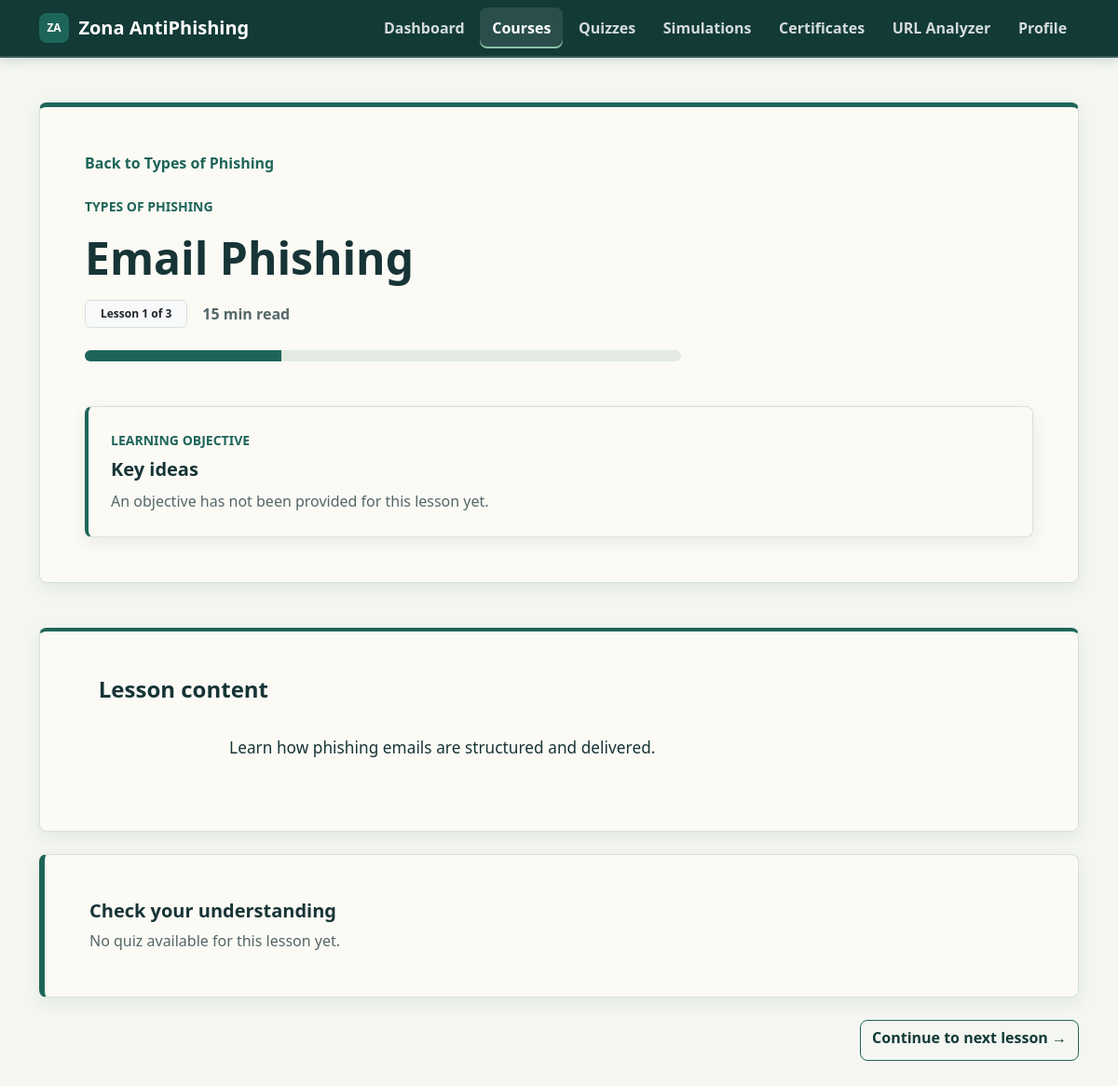
The app's page /?page=lesson&id=4 (signed in) with its own data.
### tables this page shows
CREATE TABLE `courses` (
  `id` int(11) NOT NULL,
  `title` varchar(150) NOT NULL,
  `description` text NOT NULL,
  `level` enum('beginner','intermediate','advanced') NOT NULL DEFAULT 'beginner',
  `status` enum('draft','published') NOT NULL DEFAULT 'draft',
  `created_at` timestamp NOT NULL DEFAULT current_timestamp(),
  `updated_at` timestamp NOT NULL DEFAULT current_timestamp() ON UPDATE current_timestamp()
);

CREATE TABLE `lessons` (
  `id` int(11) NOT NULL,
  `course_id` int(11) NOT NULL,
  `title` varchar(150) NOT NULL,
  `content` longtext NOT NULL,
  `lesson_order` int(11) NOT NULL,
  `estimated_minutes` int(11) NOT NULL,
  `created_at` timestamp NOT NULL DEFAULT current_timestamp(),
  `updated_at` timestamp NOT NULL DEFAULT current_timestamp() ON UPDATE current_timestamp()
);

### app/models/Lesson.php (called while the page is built)
<?php
require_once __DIR__ . '/../../config/database.php';
class Lesson
{
    private PDO $conn;
    public function __construct()
    {
        $database = new Database();
        $this->conn = $database->connect();
    }
    public function getLessonsByCourseId(int $courseId)
    {
        $sql = "SELECT * FROM lessons WHERE course_id = :course_id ORDER BY lesson_order ASC";
        $stmt = $this->conn->prepare($sql);
        $stmt->bindValue(':course_id', $courseId, PDO::PARAM_INT);
        $stmt->execute();
        return $stmt->fetchAll(PDO::FETCH_ASSOC);
    }
    public function getLessonById(int $id)
    {
        $sql = "SELECT * FROM lessons WHERE id = :id LIMIT 1";
        $stmt = $this->conn->prepare($sql);
        $stmt->bindValue(':id', $id, PDO::PARAM_INT);
        $stmt->execute();
        return $stmt->fetch(PDO::FETCH_ASSOC);
    }
}

### config/database.php (called while the page is built)
<?php
class Database
{
    private string $host = "localhost";
    private string $dbName = "zona_antiphishing";
    private string $username = "root";
    private string $password = "";
    public function connect(): PDO
    {
        try {
            $pdo = new PDO(
                "mysql:host={$this->host};dbname={$this->dbName};charset=utf8mb4",
                $this->username,
                $this->password
            );
            $pdo->setAttribute(PDO::ATTR_ERRMODE, PDO::ERRMODE_EXCEPTION);
            return $pdo;
        } catch (PDOException $e) {
            die("Database connection failed: " . $e->getMessage());
        }
    }
}

### app/controllers/LessonController.php (called while the page is built)
<?php
require_once __DIR__ . '/../models/Lesson.php';
class LessonController
{
    private Lesson $lessonModel;
    public function __construct()
    {
        $this->lessonModel = new Lesson();
    }
    public function getLessonsByCourse(int $courseId)
    {
        return $this->lessonModel->getLessonsByCourseId($courseId);
    }
    public function getLesson(int $id)
    {
        return $this->lessonModel->getLessonById($id);
    }
}

### app/controllers/CourseController.php (called while the page is built, shortened)
<?php
require_once __DIR__ . '/../models/Course.php';
class CourseController
{
    private Course $courseModel;
    public function __construct()
    {
        $this->courseModel = new Course();
    }
    public function getCourse(int $id)
    {
        return $this->courseModel->getCourseById($id);
    }
}

### app/models/Course.php (called while the page is built, shortened)
<?php
require_once __DIR__ . '/../../config/database.php';
class Course
{
    private PDO $conn;
    public function __construct()
    {
        $database = new Database();
        $this->conn = $database->connect();
    }
    public function getCourseById(int $id)
    {
        $sql = "SELECT * FROM courses WHERE id = :id LIMIT 1";
        $stmt = $this->conn->prepare($sql);
        $stmt->bindValue(':id', $id, PDO::PARAM_INT);
        $stmt->execute();
        return $stmt->fetch(PDO::FETCH_ASSOC);
    }
}

### app/controllers/QuizController.php (called while the page is built, shortened)
<?php
require_once __DIR__ . '/../models/Quiz.php';
class QuizController
{
    private Quiz $quizModel;
    public function __construct()
    {
        $this->quizModel = new Quiz();
    }
    public function getQuizForLesson(int $lessonId)
    {
        $quiz = $this->quizModel->getQuizByLessonId($lessonId);
        if (!$quiz) {
            return null;
        }
        $questions = $this->quizModel->getQuestionsByQuizId((int) $quiz['id']);
        $quiz['questions'] = $questions;
        return $quiz;
    }
}

### app/models/Quiz.php (called while the page is built, shortened)
<?php
require_once __DIR__ . '/../../config/database.php';
class Quiz
{
    private PDO $conn;
    public function __construct()
    {
        $database = new Database();
        $this->conn = $database->connect();
    }
    public function getQuizByLessonId(int $lessonId)
    {
        $sql = "SELECT * FROM quizzes WHERE lesson_id = :lesson_id ORDER BY id ASC LIMIT 1";
        $stmt = $this->conn->prepare($sql);
        $stmt->bindValue(':lesson_id', $lessonId, PDO::PARAM_INT);
        $stmt->execute();
        return $stmt->fetch(PDO::FETCH_ASSOC);
    }
}

### views/lessons/show.php (the view, shortened to what this page needs)
<?php
$lessonId = filter_var($_GET['id'] ?? null, FILTER_VALIDATE_INT);
require_once __DIR__ . '/../../app/controllers/LessonController.php';
require_once __DIR__ . '/../../app/controllers/CourseController.php';
require_once __DIR__ . '/../../app/controllers/QuizController.php';
$lessonController = new LessonController();
$lesson = $lessonController->getLesson($lessonId);
$courseId = (int) ($lesson['course_id'] ?? 0);
$courseController = new CourseController();
$course = $courseController->getCourse($courseId);
$lessons = $lessonController->getLessonsByCourse($courseId);
$lessons = is_array($lessons) ? $lessons : [];
usort($lessons, static function (array $first, array $second): int {
    $orderComparison = (int) ($first['lesson_order'] ?? 0) <=> (int) ($second['lesson_order'] ?? 0);
    return $orderComparison !== 0
        ? $orderComparison
        : ((int) ($first['id'] ?? 0) <=> (int) ($second['id'] ?? 0));
});
$lessonPosition = null;
foreach ($lessons as $index => $courseLesson) {
    if ((int) ($courseLesson['id'] ?? 0) === (int) $lessonId) {
        $lessonPosition = $index;
        break;
    }
}
$nextLesson = $lessons[$lessonPosition + 1] ?? null;
$quizController = new QuizController();
$quiz = $quizController->getQuizForLesson($lessonId);
$estimatedMinutes = max(0, (int) ($lesson['estimated_minutes'] ?? 0));
$lessonContent = trim((string) ($lesson['content'] ?? ''));
$lessonSections = [];
$summary = trim((string) ($lesson['summary'] ?? ''));
?>
<header class="learning-sequence-header p-4 p-lg-5 mb-4 mb-lg-5">
    <a class="link-primary text-decoration-none fw-semibold" href="?page=course&amp;id=<?= $courseId; ?>">
        Back to <?= htmlspecialchars((string) ($course['title'] ?? 'course'), ENT_QUOTES, 'UTF-8'); ?>
    </a>
    <div class="mt-4">
        <p class="small fw-bold text-primary text-uppercase mb-3 learning-course-name">
            <?= htmlspecialchars((string) ($course['title'] ?? 'Course'), ENT_QUOTES, 'UTF-8'); ?>
        </p>
        <h1 class="display-5 fw-bold mb-3 learning-lesson-title">
            <?= htmlspecialchars((string) ($lesson['title'] ?? 'Untitled lesson'), ENT_QUOTES, 'UTF-8'); ?>
        </h1>
        <div class="d-flex flex-wrap align-items-center gap-3 text-body-secondary">
            <span class="badge text-bg-light border text-dark px-3 py-2">
                Lesson <?= $lessonPosition + 1; ?> of <?= count($lessons); ?>
            </span>
            <span class="learning-reading-time" aria-label="Estimated reading time">
                <?= $estimatedMinutes > 0 ? $estimatedMinutes . ' min read' : 'Reading time not set'; ?>
            </span>
        </div>
        <div class="learning-sequence-progress mt-4" aria-label="Position in course">
            <div class="progress" role="progressbar" aria-label="Course sequence position"
                aria-valuenow="<?= $lessonPosition + 1; ?>" aria-valuemin="1" aria-valuemax="<?= count($lessons); ?>">
                <div class="progress-bar"
                    style="width: <?= (int) round((($lessonPosition + 1) / max(1, count($lessons))) * 100); ?>%"></div>
            </div>
        </div>
        <section class="lesson-objective mt-4 mt-lg-5 p-3 p-lg-4"
            aria-labelledby="lesson-summary-title">
            <p class="small fw-bold text-primary text-uppercase mb-2">Learning objective</p>
            <h2 id="lesson-summary-title" class="h5 fw-bold mb-2">Key ideas</h2>
            <?php if ($summary !== ''): ?>
                <p class="mb-0"><?= nl2br(htmlspecialchars($summary, ENT_QUOTES, 'UTF-8')); ?></p>
            <?php else: ?>
                <p class="mb-0 text-body-secondary">An objective has not been provided for this lesson yet.</p>
            <?php endif; ?>
        </section>
    </div>
</header>
<article class="card dashboard-stat lesson-content-card shadow-sm mb-4" aria-labelledby="lesson-content-title">
    <div class="card-body p-4 p-lg-5">
        <h2 id="lesson-content-title" class="h4 fw-bold mb-4">Lesson content</h2>
        <?php if ($lessonContent === ''): ?>
            <p class="text-body-secondary mb-0">Lesson content is not available yet.</p>
        <?php elseif ($lessonSections === []): ?>
            <div class="lesson-content">
                <?php foreach (preg_split('/(?:\r\n|\r|\n)\s*(?:\r\n|\r|\n)+/', $lessonContent) ?: [] as $paragraph): ?>
                    <?php if (trim($paragraph) !== ''): ?>
                        <p><?= nl2br(htmlspecialchars(trim($paragraph), ENT_QUOTES, 'UTF-8')); ?></p>
                    <?php endif; ?>
                <?php endforeach; ?>
            </div>
        <?php endif; ?>
    </div>
</article>
<section class="quiz-transition p-4 p-lg-5 mb-4" aria-labelledby="lesson-quiz-title">
    <?php if ($quiz): ?>
        <div class="d-flex flex-column flex-md-row align-items-md-center justify-content-between gap-4">
            <div>
                <p class="small fw-bold text-primary text-uppercase mb-2">Knowledge check</p>
                <h2 id="lesson-quiz-title" class="h3 fw-bold mb-2">Ready to test what you&apos;ve learned?</h2>
                <p class="text-body-secondary mb-0">Apply these ideas in a short quiz, then continue learning.</p>
            </div>
            <a class="btn btn-primary btn-lg quiz-transition-cta flex-shrink-0"
                href="?page=quiz&amp;lesson_id=<?= (int) $lessonId; ?>">
                Start Quiz <span aria-hidden="true">&rarr;</span>
            </a>
        </div>
    <?php else: ?>
        <h2 id="lesson-quiz-title" class="h5 fw-bold mb-2">Check your understanding</h2>
        <p class="text-body-secondary mb-0">No quiz available for this lesson yet.</p>
    <?php endif; ?>
</section>
<nav class="lesson-navigation d-flex flex-column flex-sm-row justify-content-between gap-2 mb-4"
    aria-label="Lesson navigation">
    <div>
        <?php if ($nextLesson): ?>
            <a class="btn btn-outline-primary" href="?page=lesson&amp;id=<?= (int) $nextLesson['id']; ?>">
                Continue to next lesson <span aria-hidden="true">&rarr;</span>
            </a>
        <?php endif; ?>
    </div>
</nav>
<?php
require __DIR__ . '/../layouts/main.php';

### records on screen
courses: title "Types of Phishing", title "TYPES OF PHISHING"
lessons: title "Email Phishing", estimated_minutes "15", content "Learn how phishing emails are structured and delivered."

### other values on screen
$lessonPosition + 1 "1"
count($lessons) "3"
